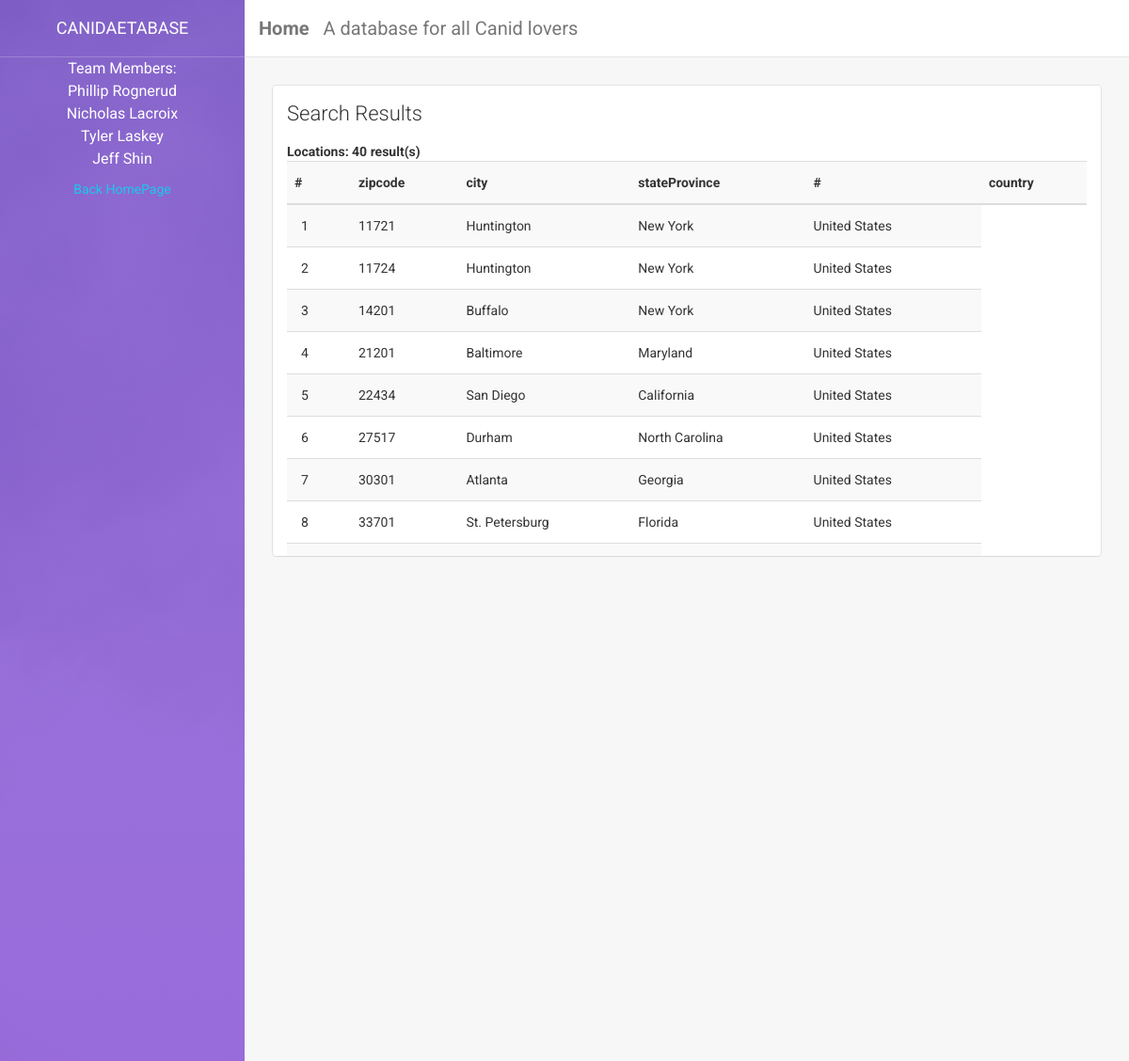
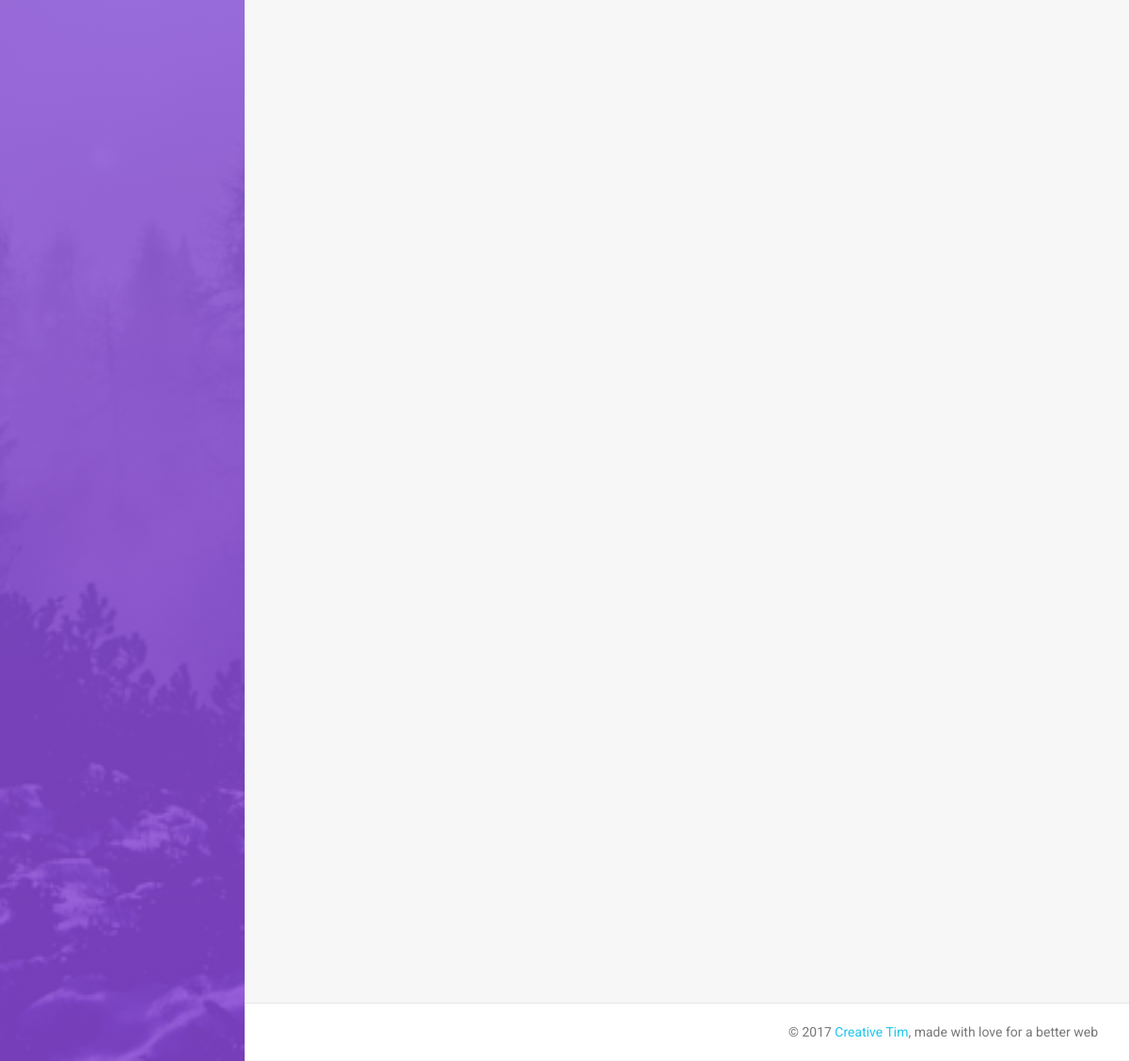
The app's page /locations.php with its own data (2 pictures, top to bottom).
### tables this page shows
CREATE TABLE `location` (
  `zipcode` varchar(255) NOT NULL,
  `city` varchar(255) DEFAULT NULL,
  `stateProvince` varchar(255) DEFAULT NULL,
  `country` varchar(255) DEFAULT NULL,
  PRIMARY KEY (`zipcode`)
);

### locations.php (the view, shortened to what this page needs)
<!doctype html>
<html lang="en">
<head>
    <link href="assets/css/bootstrap.min.css" rel="stylesheet" />
    <link href="assets/css/animate.min.css" rel="stylesheet"/>
    <link href="assets/css/light-bootstrap-dashboard.css" rel="stylesheet"/>
    <link href="http://maxcdn.bootstrapcdn.com/font-awesome/4.2.0/css/font-awesome.min.css" rel="stylesheet">
    <link href="assets/css/pe-icon-7-stroke.css" rel="stylesheet" />
</head>
<body>
<div class="wrapper">
    <div class="sidebar" data-color="purple" data-image="assets/img/sidebar-5.jpg">
        <div class="sidebar-wrapper">
            <div class="logo">
                <a class="simple-text">
                    Canidaetabase
                </a>
            </div>
            <CENTER>
            <p>
                Team Members:<br/>
                Phillip Rognerud<br/>
                Nicholas Lacroix<br/>
                Tyler Laskey<br/>
                Jeff Shin<br/>
            </p>
            <a href="index.php">Back HomePage</a><br/></CENTER>
        </div>
    </div>
    <div class="main-panel">
        <nav class="navbar navbar-default navbar-fixed">
            <div class="container-fluid">
                <div class="navbar-header">
                    <a class="navbar-brand pull-left" href="index.php"><b>Home</b></a>
                    <a class="navbar-brand">A database for all Canid lovers</a>
                </div>
            </div>
        </nav>
        <div class="content">
            <div class="container-fluid">
                <div class="row">
                    <div class="col-md-8" style="width: 100%;">
                        <div class="card"
                        style="
                            height: 500px;
                            overflow-x: scroll;
                            overflow-y: scroll;">
                            <div class="header">
                                <h4 class="title">Search Results</h4>
                            </div>
                            <div class="content">
                                <?php
$servername = "localhost:3306";
          $username = "root";
            $password = "root";
            $dbname = "cs157a";
            $conn = new mysqli($servername, $username, $password, $dbname);
            if ($conn->connect_error) {
                echo $conn->connect_error;
                die("Connection failed: " . $conn->connect_error);
            } else {
                $sql = "SELECT zipcode, city, stateProvince, country FROM location";
                $result = $conn->query($sql);
                if ($result->num_rows > 0) {
                    echo "<div><b>Locations: ".$result->num_rows." result(s)</b></div>";
                    echo '<table class="table table-hover table-striped table-sortable">';
                    echo '<th>#</th><th>zipcode</th><th>city</th><th>stateProvince</th>';
                    echo '<th>#</th><th>country</th>';
                    echo '<tbody>';
                    $count = 0;
                    while($row = $result->fetch_assoc()) {
                        $count++;
                        echo '<tr>';
                        echo "<td>". $count. "</td>";
                        echo "<td>". $row["zipcode"]. "</td>";
                        echo "<td>". $row["city"]. "</td>";
                        echo "<td>". $row["stateProvince"]. "</td>";
                        echo "<td>". $row["country"]. "</td>";
                        echo '</tr>';
                    }
                    echo '</tbody>';
                    echo '</table>';
                } else {
                    echo "0 results";
                }
            }
            ?>
                            </div>
                        </div>
                    </div>
                </div>
            </div>
        </div>
        <footer class="footer">
            <div class="container-fluid">
                <p class="copyright pull-right">
                    &copy; <script>document.write(new Date().getFullYear())</script> <a href="http://www.creative-tim.com">Creative Tim</a>, made with love for a better web
                </p>
            </div>
        </footer>
    </div>
</div>
</body>
</html>

### records on screen
location: zipcode "11721", city "Huntington", stateProvince "New York", country "United States"
location: zipcode "11724", city "Huntington", stateProvince "New York", country "United States"
location: zipcode "14201", city "Buffalo", stateProvince "New York", country "United States"
location: zipcode "21201", city "Baltimore", stateProvince "Maryland", country "United States"
location: zipcode "22434", city "San Diego", stateProvince "California", country "United States"
location: zipcode "27517", city "Durham", stateProvince "North Carolina", country "United States"
location: zipcode "30301", city "Atlanta", stateProvince "Georgia", country "United States"
location: zipcode "33701", city "St. Petersburg", stateProvince "Florida", country "United States"

### other values on screen
$result->num_rows "40"
